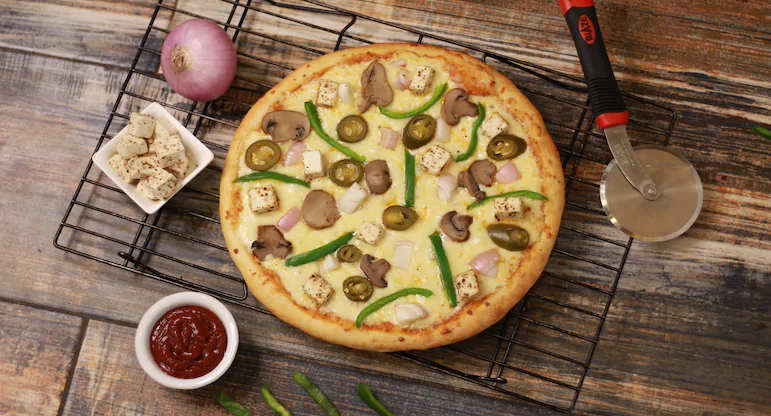
#> input picture aa.jpg, 771 x 416 px
$ python color_spaces.py
#> lines starting #> are read from the running program, lines starting #| are printed output that depends on the picture
import cv2
import numpy as np
image = cv2.imread('aa.jpg')
#> image is the input picture: shape (416, 771, 3); mean B, G, R 81.1, 108.9, 136

# [19 lines of commented-out code are left out]
B, G, R = cv2.split(image)
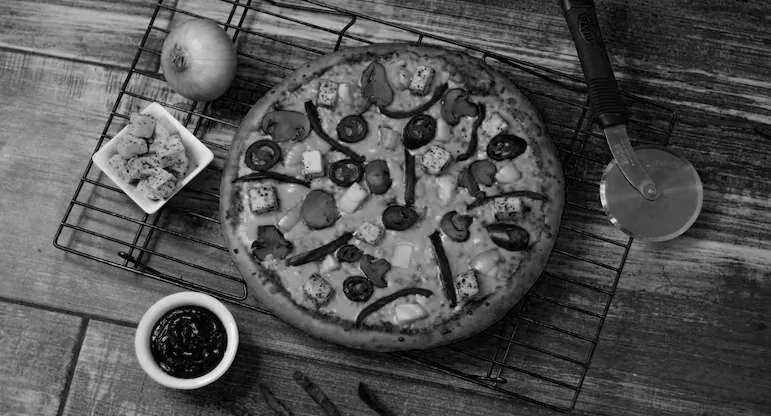
#> B: shape (416, 771); min 0, max 255, mean 81.1
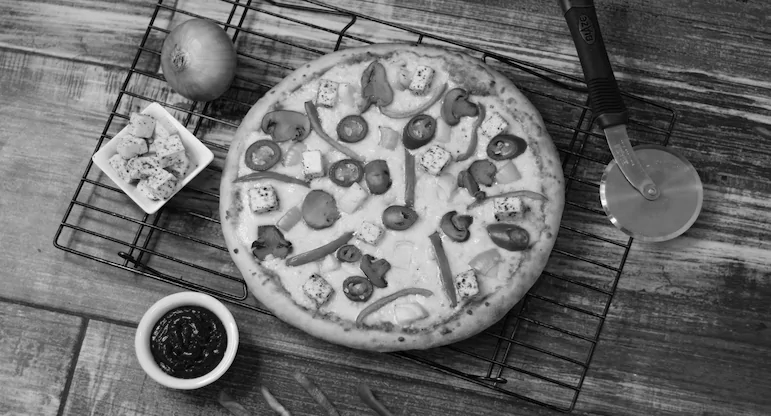
#> G: shape (416, 771); min 0, max 255, mean 108.9
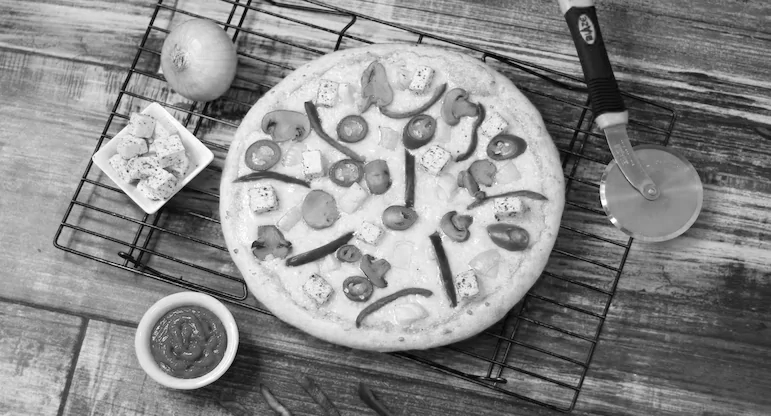
#> R: shape (416, 771); min 0, max 255, mean 136
cv2.imshow("Red", R)
cv2.imshow("Green", G)
cv2.imshow("Blue", B)
cv2.waitKey(0)
cv2.destroyAllWindows()
#remake the original image
merged = cv2.merge([B, G, R])
cv2.imshow("Merge", merged)
merged = cv2.merge([B, G, R+100])
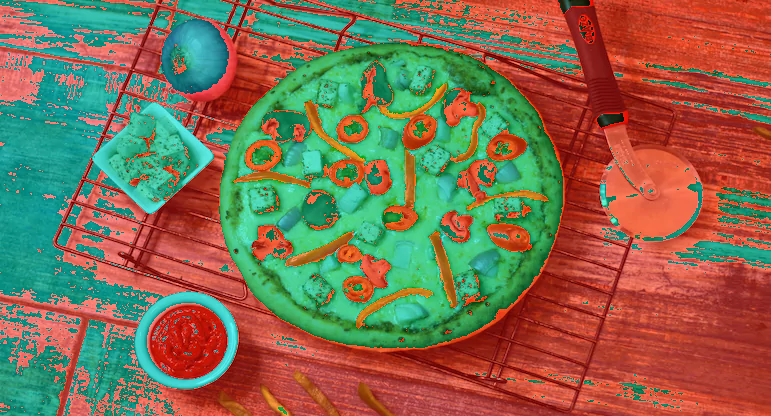
#> merged: shape (416, 771, 3); mean B, G, R 81.1, 108.9, 130.3
cv2.imshow("Merge with rad amplufy", merged)
cv2.waitKey(0)

$ run again, with pic.jpg copied over aa.jpg
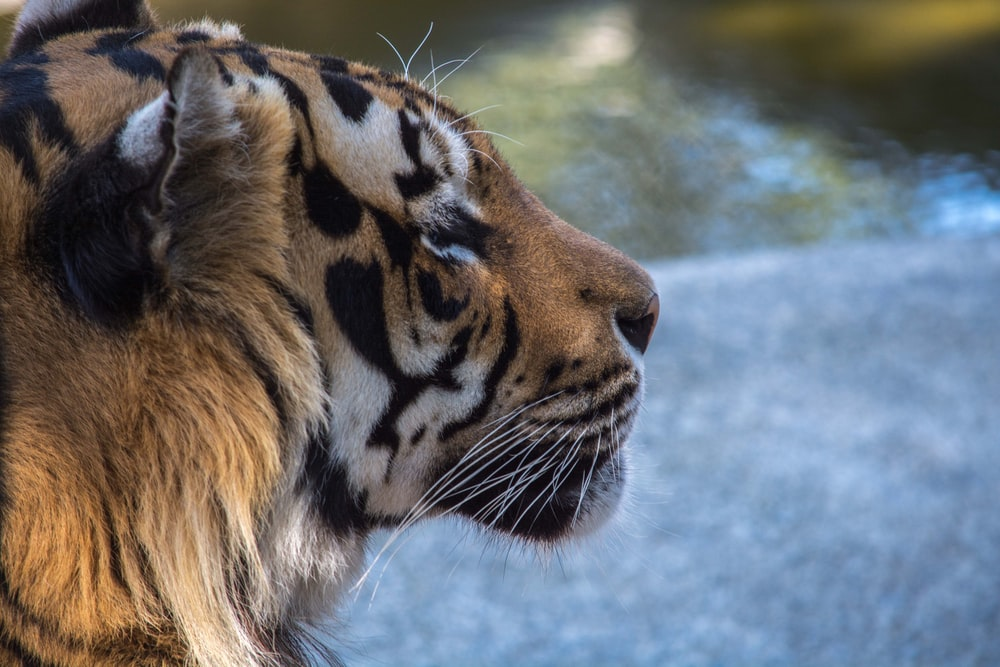
#> input picture pic.jpg, 1000 x 667 px
#> image is the input picture: shape (667, 1000, 3); mean B, G, R 113.4, 109.7, 107.6
#> `B, G, R = cv2.split(image)`:
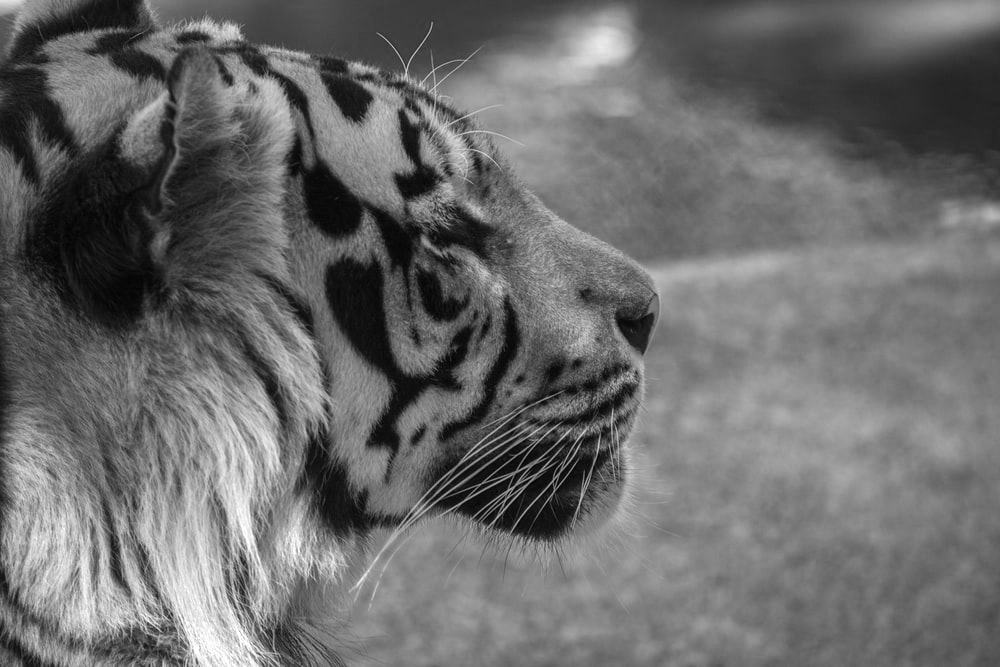
#> R: shape (667, 1000); min 0, max 255, mean 107.6
#> `merged = cv2.merge([B, G, R+100])`:
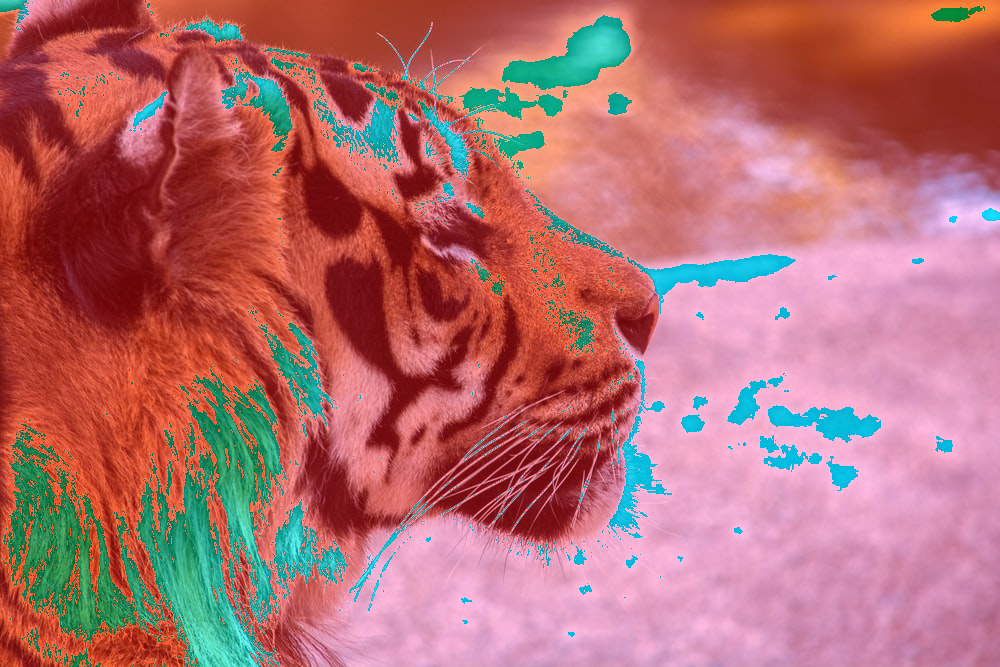
#> merged: shape (667, 1000, 3); mean B, G, R 113.4, 109.7, 180.1
